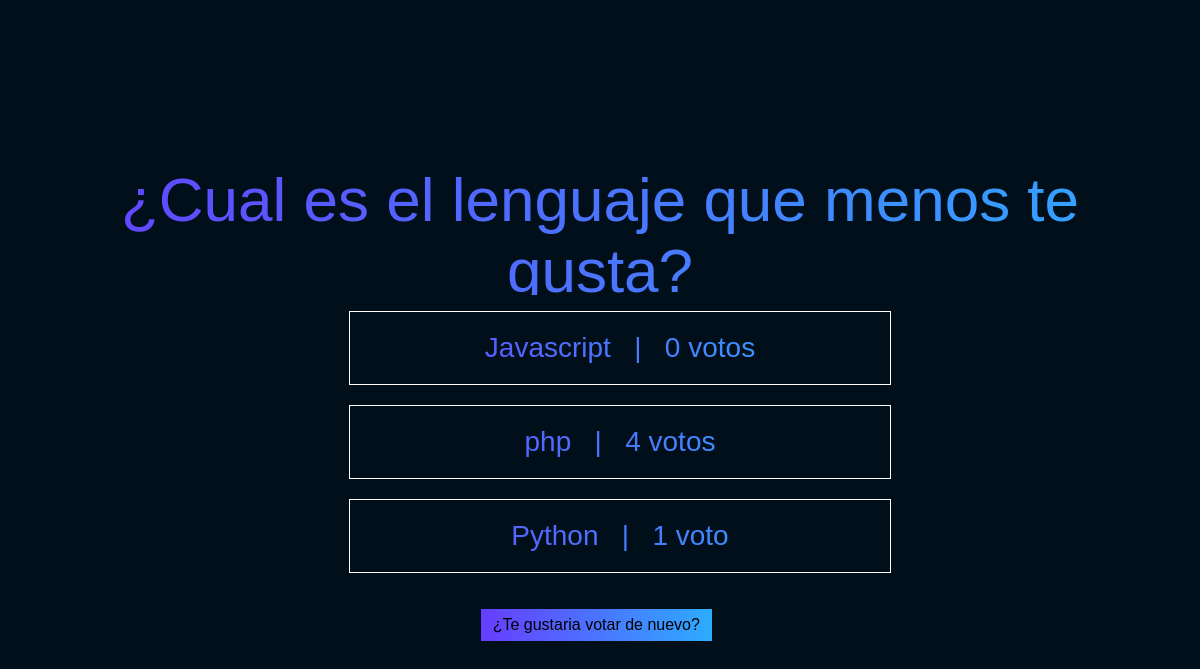
The app's page /polls/2/results/ with its own data.
### polls/models.py (models this page shows, shortened)
class Question(models.Model): #preguntas(tablas)
    question_text = models.CharField(max_length=200)  #atributos(opp) o columnas(database)
    pub_date = models.DateTimeField("date published")

class choice(models.Model):  #respuestas
    question = models.ForeignKey(Question, on_delete=models.CASCADE)
    choice_text = models.CharField(max_length=200)
    votes = models.IntegerField(default= 0)

### polls/views.py (the view)
# urls.py: path("<int:pk>/results/", views.Resultview.as_view(), name="results"),
class Resultview(generic.DetailView):
    model = Question
    template_name ="polls/results.html"

### polls/templates/polls/results.html (shortened to what this page needs)
{% load static %}
<!DOCTYPE html>
<html lang="en">
  <head>
    <link rel="stylesheet" href="{% static 'polls/style.css' %}" />
    <link rel="stylesheet" href="{% static 'polls/results.css' %}" />
  </head>
  <body>
    <header>
      <p>{{ question.question_text }}</p>
    </header>
    <main>
      <ul>
        {% for choice in question.choice_set.all %}
        <li>
          {{ choice.choice_text }} &nbsp; | &nbsp; {{ choice.votes }} voto{{ choice.votes|pluralize}}
        </li>
        {% endfor %}
      </ul>
    </main>
    <a href="{% url 'polls:detail' question.id %}"
      >¿Te gustaria votar de nuevo?</a
    >
  </body>
</html>

### polls/static/polls/style.css (style rules this page uses)
body { display: flex; align-items: center; justify-content: space-between; flex-direction: column; height: 100vh; background: hsl(204 100% 5%); font-family: Arial, Helvetica, sans-serif; }
header { display: flex; align-items: center; justify-content: center; padding: 30px; padding-top: 30px; height: 60px; font-size: 62px; color: #71632d; }
ul { display: flex; align-items: center; justify-content: center; flex-direction: column; }
header, ul { background: linear-gradient( to right, rgb(103, 61, 255), hsl(204 100% 59%) ); -webkit-background-clip: text; -webkit-text-fill-color: transparent; text-align: center; }
li { display: flex; align-items: center; justify-content: center; width: 500px; border: 1px solid white; padding: 20px; margin-bottom: 20px; font-size: 28px; }
a { color: white; text-decoration: none; }

### polls/static/polls/results.css (style rules this page uses)
body { display: flex; align-items: center; justify-content: center; }
a { background: linear-gradient( to right, rgb(103, 61, 255), hsl(204, 100%, 59%) ); outline: none; text-decoration: none; display: inline-block; width: 19.5%; margin-right: 0.625%; text-align: center; line-height: 2; -webkit-text-fill-color: black; }

### records on screen
Question: question_text "¿Cual es el lenguaje que menos te gusta?"
choice: choice_text "Javascript", votes "0"
choice: choice_text "php", votes "4"
choice: choice_text "Python", votes "1"
